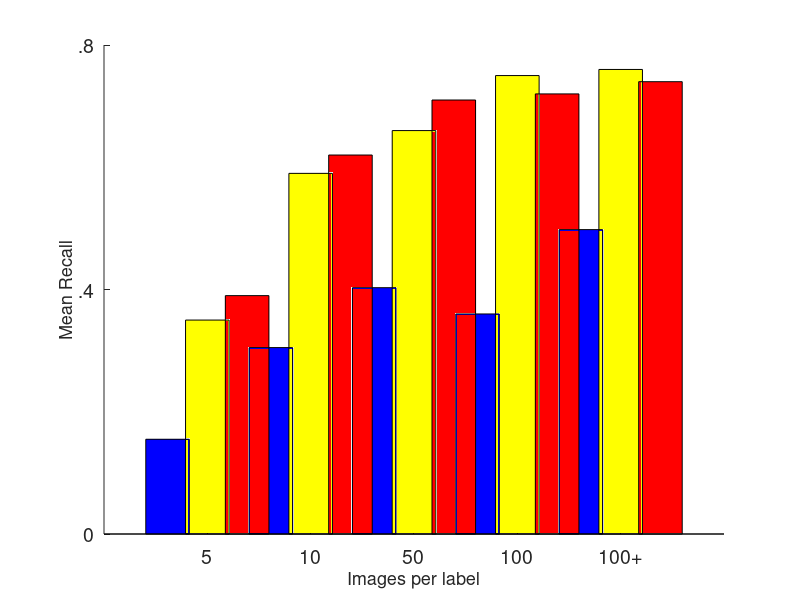

This chart was generated by the following MATLAB code:
function plot_mean_Recall_iciap()
%% This function is to plot a figure to show the word-specific mean recall
%   Here we compare 3 models
%   JEC, sML, Proposed

%% prepare for statistic
dataset_type = 1;

if (dataset_type == 1)
    mean_recall_jec = [0.155, 0.305, 0.403, 0.36, 0.498]';
    mean_recall_sml = [0.35, 0.59, 0.66, 0.75, 0.76]';
    mean_recall_prop = [0.39, 0.62, 0.71, 0.72, 0.74]';
    
    bar_axe = [1, 2, 3, 4, 5];
    
    figure(1), clf, hold on;
    bar([1:5], [mean_recall_jec mean_recall_sml mean_recall_prop], 'BarWidth',1.1 );
    
    ylim([0, 0.8]);
    set(gca,'XTick',[1, 2, 3, 4, 5]);
    set(gca, 'XTickLabel',{'5','10','50','100','100+'});
    set(gca, 'YTick',[0, 0.4, 0.8]);
    set(gca, 'YTickLabel', {'0','.4', '.8'});
    set(gca, 'FontSize',14);
    
    h=findobj(gca,'Type','patch');
    display(h);
    set(h(1),'FaceColor','r','EdgeColor','k');
    set(h(2),'FaceColor','y','EdgeColor','k');
    set(h(3),'FaceColor','b','EdgeColor','k');
    
    xlabel('Images per label', 'FontSize', 13);
    ylabel('Mean Recall', 'FontSize', 13);
    
    hold off;
    
elseif(dataset_type == 2)
    
else(dataset_type == 3)
    
end